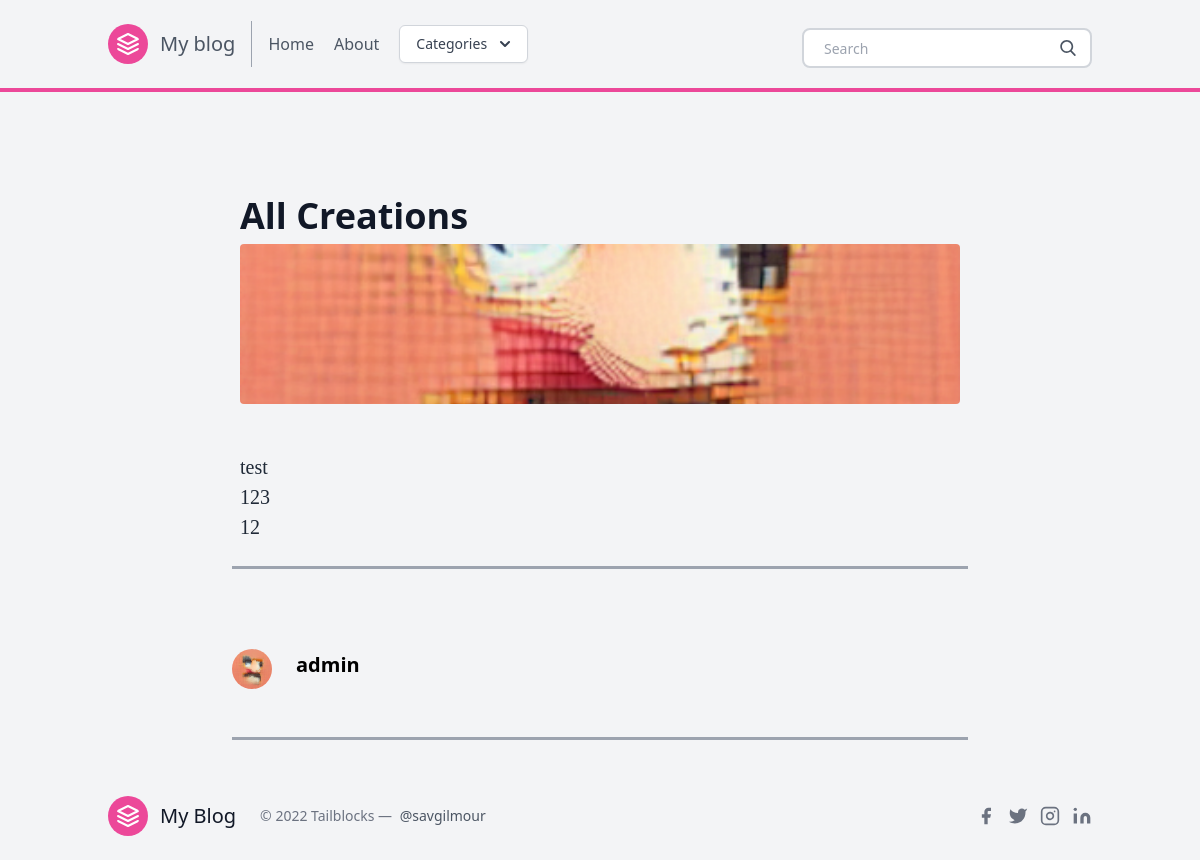
/post/dalle-creations/, run on the app's committed database.
### posts/models.py (models this page shows, shortened)
class Post(models.Model):
    title = models.CharField(max_length=100)
    slug = models.SlugField()
    overview = models.TextField()
    timestamp = models.DateTimeField(auto_now_add=True)
    content = models.TextField()
    author = models.ForeignKey(Author, on_delete=models.CASCADE)
    thumbnail = models.ImageField()
    categories = models.ManyToManyField(Category)
    featured = models.BooleanField()

class Author(models.Model):
    user = models.OneToOneField(User, on_delete=models.CASCADE)
    profile_picture = models.ImageField()
    def __str__(self):
        return self.user.username

### posts/views.py (the view)
# urls.py: path('post/<slug>/', post, name = 'post'),
def post(request,slug):
    post = Post.objects.get(slug=slug)
    context = {
        'post': post,
    }
    return render(request, 'post.html', context)

### posts/templatetags/markdown_extras.py (called while the page is built)
@register.filter()
@stringfilter
def markdown(value):
    return md.markdown(value, extensions=['markdown.extensions.fenced_code'])

@register.simple_tag
def get_categories():
    return Category.objects.all()[0:3]

### templates/post.html (shortened to what this page needs)
{% extends 'base.html' %}
{% load markdown_extras %}
{% block content %}
<body class="bg-gray-100 font-sans leading-normal tracking-normal">
	<div class="container w-full md:max-w-3xl mx-auto pt-20">
		<div class="w-full px-4 md:px-6 text-xl text-gray-800 leading-normal" style="font-family:Georgia,serif;">
			<div class="font-sans">
						<h1 class="font-bold font-sans break-normal text-gray-900 pt-6 pb-2 text-3xl md:text-4xl">
						{{ post.title }}</h1>
						<img class="h-40 rounded w-full object-cover object-center mb-6" src="{{ post.thumbnail.url }}" alt="content">
			</div>
			<div class="py-6">
			{{ post.content | markdown | safe }}
			</div>
		</div>
		<hr class="border-b-2 border-gray-400 mb-8 mx-4">
		<div class="flex w-full items-center font-sans px-4 py-12">
			<img class="w-10 h-10 rounded-full mr-4" src="{{ post.author.profile_picture.url }}">
			<div class="flex-1 px-2">
				<p class="text-base font-bold text-base md:text-xl leading-none mb-2">
				{{ post.author }}</p>
			</div>
		</div>
		<hr class="border-b-2 border-gray-400 mb-8 mx-4">
	</div>
{% endblock content %}

### data on the page
Post: title "All Creations", thumbnail (picture), content "test 123 12", author.profile_picture (picture), author "admin"
